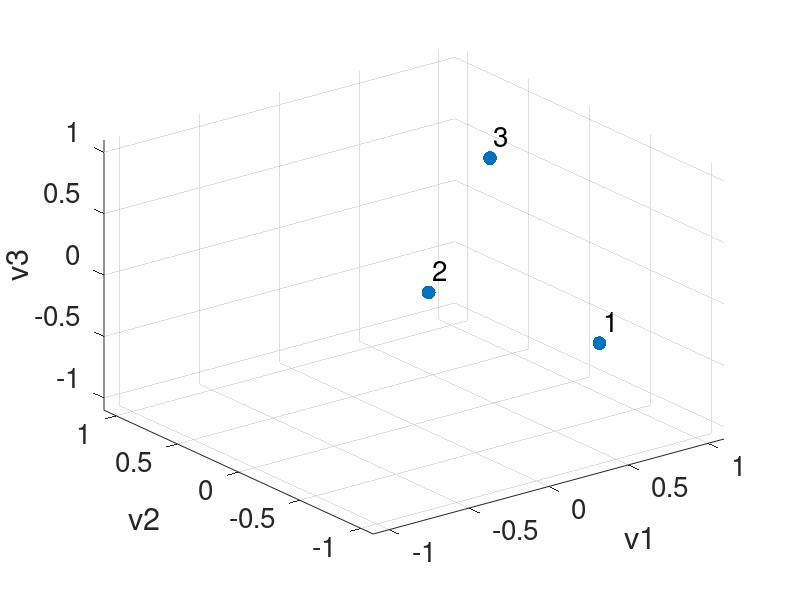
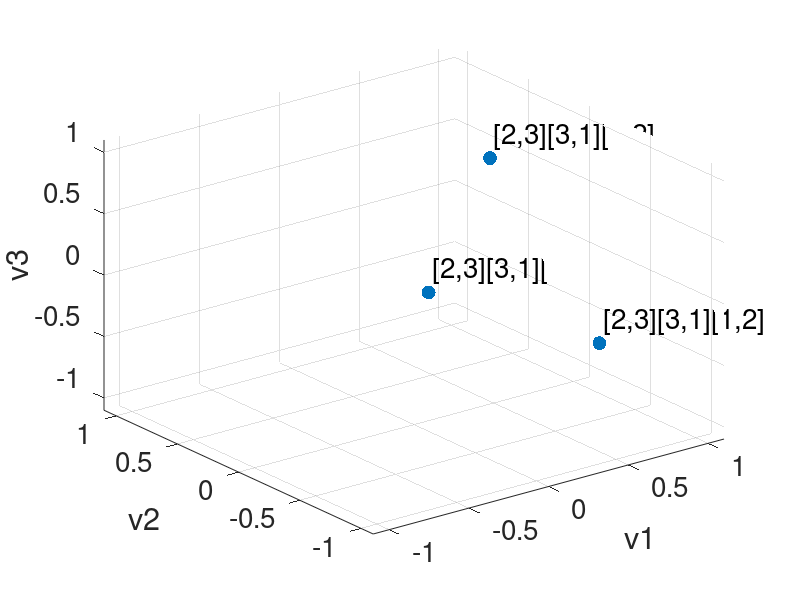
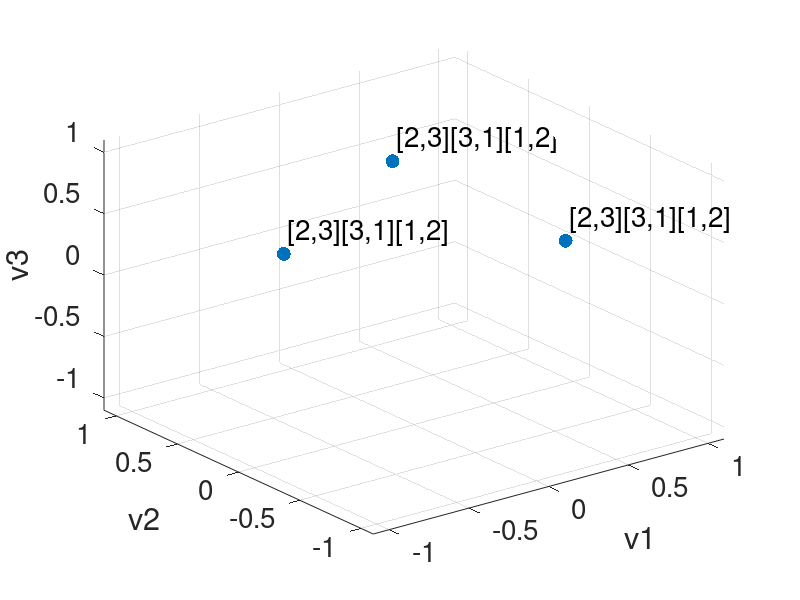
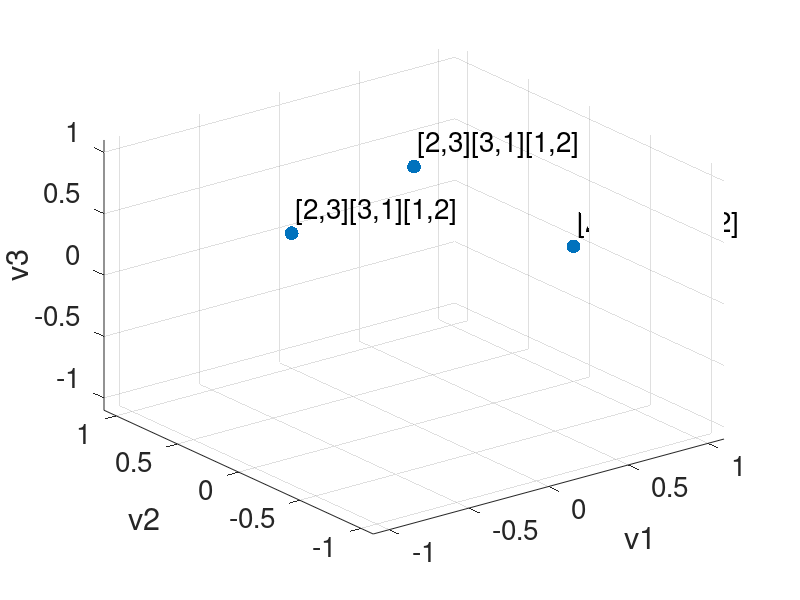

Write MATLAB code to recreate these figures, in order. (Note: this script raises an error after producing the figures.)
%%% 3 nodes, 3 edges, 1 triangle 
% create boundary operators
%%% B1
B1 = [0 1 -1; -1 0 1; 1 -1 0];

%%% B2
B2 = [1; 1; 1];

%% Undirected Version

% Hodge Laplacian
L0u = B1 * B1'; % 0-up Laplacian
L1d = B1' * B1; % 1-up Laplacian, n_edge*n_edge matrix
L1u = B2 * B2'; % 1-up Laplacian, n_edge*n_edge matrix
L2d = B2' * B2; % 2-down Laplacian, n_triangle*n_triangle matrix

% The undirected infered adjacency matrix
A0_up = diag(diag(L0u)) - L0u; % this is the same as the standard adjacency matrix for standard graph
D1_up = diag(diag(L1u));
A1_up = D1_up - L1u; % infered adjacency between edges

% solve the eigenvalues
% 0-up Laplacian
[V0u,D0u] = eig(L0u); % same as normal Laplacian, node 1,2,3 on the left, node 4 in the middle, node 5,6 on the right
scatter(V0u(:,2),V0u(:,3))
x = V0u(:,1); y = V0u(:,2); z = V0u(:,3); s = 100.* ones(size(x));
scatter3(x, y, z, s, 'filled')
set(gca,'XLim',[-1.1 1.1],'YLim',[-1.1 1.1],'ZLim',[-1.1 1.1])
name = [1 2 3]'; name = num2str(name); label = cellstr(name);
dx = 0.1; dy = 0.1; dz = 0.1;% displacement so the text does not overlay the data points
text(x+dx, y+dy, z+dz, label, 'FontSize', 20);
xlabel('v1');
ylabel('v2');
zlabel('v3');
set(gca,'fontsize',20);
plt.LineWidth = 2;
ax = gca;
exportgraphics(ax,'plots/triangle1_L0u.eps','Resolution',300) 

% 1-down Laplacian
[V1d,D1d] = eig(L1d); % find clusters of eddges by common nodes 
x = V1d(:,1); y = V1d(:,2); z = V1d(:,3); s = 100.* ones(size(x));
scatter3(x, y, z, s, 'filled')
set(gca,'XLim',[-1.1 1.1],'YLim',[-1.1 1.1],'ZLim',[-1.1 1.1])
label = ["[2,3]", "[3,1]" "[1,2]"];
dx = 0.1; dy = 0.1; dz = 0.1;% displacement so the text does not overlay the data points
text(x+dx, y+dy, z+dz, label, 'FontSize', 20);
xlabel('v1');
ylabel('v2');
zlabel('v3');
set(gca,'fontsize',20);
plt.LineWidth = 2;
ax = gca;
exportgraphics(ax,'plots/triangle1_L1d.eps','Resolution',300) 

% 1-up Laplacian
[V1u,D1u] = eig(L1u); % zero eigenvalues find connected components of edges through shared triangles
x = V1u(:,1); y = V1u(:,2); z = V1u(:,3); s = 100.* ones(size(x));
scatter3(x, y, z, s, 'filled')
set(gca,'XLim',[-1.1 1.1],'YLim',[-1.1 1.1],'ZLim',[-1.1 1.1])
label = ["[2,3]", "[3,1]" "[1,2]"];
dx = 0.1; dy = 0.1; dz = 0.1;% displacement so the text does not overlay the data points
text(x+dx, y+dy, z+dz, label, 'FontSize', 20);
xlabel('v1');
ylabel('v2');
zlabel('v3');
set(gca,'fontsize',20);
plt.LineWidth = 2;
ax = gca;
exportgraphics(ax,'plots/triangle1_L1u.eps','Resolution',300) 

% 1 Laplacian
[V1,D1] = eig(L1u+L1d); % zero eigenvalues find connected components of edges through shared triangles
x = V1(:,1); y = V1(:,2); z = V1(:,3); s = 100.* ones(size(x));
scatter3(x, y, z, s, 'filled')
set(gca,'XLim',[-1.1 1.1],'YLim',[-1.1 1.1],'ZLim',[-1.1 1.1])
label = ["[2,3]", "[3,1]" "[1,2]"];
dx = 0.1; dy = 0.1; dz = 0.1;% displacement so the text does not overlay the data points
text(x+dx, y+dy, z+dz, label, 'FontSize', 20);
xlabel('v1');
ylabel('v2');
zlabel('v3');
set(gca,'fontsize',20);
plt.LineWidth = 2;
ax = gca;
exportgraphics(ax,'plots/triangle1_L1.eps','Resolution',300) 



% 2-down Laplacian
[V2d,D2d] = eig(L2d); % find clusters of triangles by common edges 

%% Directed version {1,2,3}, {1,2}, {2,3}, {3,1}
g = 1/3;

%% First version in Ginestra's notes Section B2
%%% Directed adjacency matrix
A0 = [0 1 0; 0 0 1; 1 0 0]; % node-node
A1 = [0 1 0; 0 0 1; 1 0 0]; % edge-edge

Omega0 = 0.5*[0 1 1; 1 0 1; 1 1 0]; % node-node
Omega1 = 0.5*[0 1 1; 1 0 1; 1 1 0]; % edge-edge

%%% Phi - assume direction is the same as the alignment
Phi0 = 2*Omega0;
Phi1 = 2*Omega1;

%solve the eigenvalues
%[V_0,D_0, Phi_0] = maghodge(Omega0,g); % this should be the same as the Magnetic Laplacian
%phase = meigenmaps(A1,g);

% plot edges
[V_1, Lg] = maghodge(Omega1, A1, g); % edge
Psi = angle(V_1);
scatter(cos(Psi(:,1)),sin(Psi(:,1)), s, 'filled')
set(gca,'XLim',[-1.1 1.1],'YLim',[-1.1 1.1])
label = ["[2,3]", "[3,1]" "[1,2]"];
dx = 0.1; dy = 0.1;% displacement so the text does not overlay the data points
text(cos(Psi(:,1))+dx, sin(Psi(:,1))+dy, label, 'FontSize', 20);
set(gca,'fontsize',20);
plt.LineWidth = 2;
ax = gca;
exportgraphics(ax,'plots/triangle1_v1.eps','Resolution',300) 

% compare with the same definition but calculated with boundary operator
% manual calculation
%B1M = 0.5*sqrt(2)* [0, exp(-1i*pi*g), -exp(1i*pi*g); -exp(1i*pi*g), 0, exp(-1i*pi*g); exp(-1i*pi*g), -exp(1i*pi*g), 0];
%B2M = 0.5*sqrt(2)* [exp(-1i*pi*g); exp(-1i*pi*g); exp(-1i*pi*g)];

B1M = 0.5*sqrt(2).*B1.*exp(-1i*pi*g*B1);
B2M = 0.5*sqrt(2).*B2.*exp(-1i*pi*g*B2);


L0Mu = B1M*B1M';
angle(-L0Mu)/(pi*g)
L1Md = B1M' * B1M;
angle(-L1Md)/(pi*g)
L1Mu = B2M * B2M';
angle(-L1Mu)/(pi*g)

% 0-up Laplacian
[V,D] = eig(L0Mu); % zero eigenvalues find connected components of edges through shared triangles
Psi = angle(V);
scatter(cos(Psi(:,1)),sin(Psi(:,1)), s, 'filled')
set(gca,'XLim',[-1.1 1.1],'YLim',[-1.1 1.1])
name = [1 2 3]'; name = num2str(name); label = cellstr(name);
dx = 0.1; dy = 0.1;% displacement so the text does not overlay the data points
xlabel('cos(\theta)');
ylabel('sin(\theta)');
text(cos(Psi(:,1))+dx, sin(Psi(:,1))+dy, label, 'FontSize', 20);
set(gca,'fontsize',20);
plt.LineWidth = 2;
ax = gca;
exportgraphics(ax,'plots/triangle1_L0Mu.eps','Resolution',300) 

% 1-down Magnetic Laplacian
[V, D] = eig(L1Md); % zero eigenvalues find connected components of edges through shared triangles
Psi = angle(V);
scatter(cos(Psi(:,1)),sin(Psi(:,1)), s, 'filled')
set(gca,'XLim',[-1.1 1.1],'YLim',[-1.1 1.1])
label = ["[2,3]", "[3,1]" "[1,2]"];
xlabel('cos(\theta)');
ylabel('sin(\theta)');
dx = 0.1; dy = 0.1;% displacement so the text does not overlay the data points
text(cos(Psi(:,1))+dx, sin(Psi(:,1))+dy, label, 'FontSize', 20);
set(gca,'fontsize',20);
plt.LineWidth = 2;
ax = gca;
exportgraphics(ax,'plots/triangle1_L1Md.eps','Resolution',300) 

% 1-up Magnetic Laplacian
[V,D] = eig(L1Mu); % zero eigenvalues find connected components of edges through shared triangles
Psi = angle(V);
psi1 = Psi(:, 1)';
azi = Psi(:, 1)'; %azimuth for the spherical coordinates
ele = Psi(:, 2)'; % elevation for the sperical coordinates
[x,y,z] = sph2cart(azi,ele,1);
scatter3(x,y,z, s, 'filled')
xlabel('x');
ylabel('y');
zlabel('z');
set(gca,'XLim',[-1.1 1.1],'YLim',[-1.1 1.1],'ZLim',[-1.1 1.1])
label = ["[2,3]", "[3,1]" "[1,2]"];
dx = 0.1; dy = 0.1; dz = 0.1;% displacement so the text does not overlay the data points
text(x+dx, y+dy, z+dz, label, 'FontSize', 20);
set(gca,'fontsize',20);
plt.LineWidth = 2;
ax = gca;
exportgraphics(ax,'plots/triangle1_L1Mu.eps','Resolution',300) 

[V,D] = eig(L1Mu); % zero eigenvalues find connected components of edges through shared triangles
x = V(:,1); y = V(:,2); z = V(:,3); s = 100.* ones(size(x));
scatter3(x, y, z, s, 'filled')
set(gca,'XLim',[-1.1 1.1],'YLim',[-1.1 1.1],'ZLim',[-1.1 1.1])
name = [1 2 3]'; name = num2str(name); label = cellstr(name);
dx = 0.1; dy = 0.1; dz = 0.1;% displacement so the text does not overlay the data points
text(x+dx, y+dy, z+dz, label, 'FontSize', 20);
xlabel('v1');
ylabel('v2');
zlabel('v3');
set(gca,'fontsize',20);
plt.LineWidth = 2;
ax = gca;
exportgraphics(ax,'plots/triangle1_L1Mu.eps','Resolution',300) 



% 1 Laplacian
[V1M,D1M] = eig(L1Mu + L1Md); % zero eigenvalues find connected components of edges through shared triangles
Psi = angle(V1M);
scatter(cos(Psi(:,1)),sin(Psi(:,1)), s, 'filled')
set(gca,'XLim',[-1.1 1.1],'YLim',[-1.1 1.1])
label = ["[2,3]", "[3,1]" "[1,2]"];
xlabel('cos(\theta)');
ylabel('sin(\theta)');
dx = 0.1; dy = 0.1;% displacement so the text does not overlay the data points
text(cos(Psi(:,1))+dx, sin(Psi(:,1))+dy, label, 'FontSize', 20);
set(gca,'fontsize',20);
plt.LineWidth = 2;
ax = gca;
exportgraphics(ax,'plots/triangle1_L1M.eps','Resolution',300) 

%% Second version Ginestra's notes Section III
delta = 2*pi*g;
I2 = ones(2);
Im = exp(-delta*i)*I2;
Ip = exp(delta*i)*I2;
O = zeros(2,2);

T =[O Im Ip; Ip O Ip; Im Im O];
Lm1u = kron(D1_up, I2) - T .* kron(A1_up, I2); % matrix product is not Hermitian

% 1-up Laplacian
[Vm1u,Dm1u] = eig(Lm1u); % zero eigenvalues find connected components of edges through shared triangles
scatter(Vm1u(:,2),Vm1u(:,3))
Lm1u == Lm1u'
Psi = angle(Vm1u);
psi1 = Psi(:, 1)';
theta = psi1(1:2:end);
phi = psi1(2:2:end);
scatter(cos(theta),sin(theta));
scatter(cos(phi),sin(phi));
[x,y,z] = sph2cart(theta,phi,1);
scatter3(x,y,z)
set(gca,'XLim',[-1.1 1.1],'YLim',[-1.1 1.1],'ZLim',[-1.1 1.1])
label = ["[2,3]", "[3,1]" "[1,2]"];
dx = 0.1; dy = 0.1; dz = 0.1;% displacement so the text does not overlay the data points
text(x+dx, y+dy, z+dz, label);
set(gca,'fontsize',20);
plt.LineWidth = 2;
ax = gca;
exportgraphics(ax,'plots/triangle1_v2.eps','Resolution',300) 

%% Third version -- only consider direction of triangle, treat edges as undirected
%solve the eigenvalues
phase = meigenmaps(A1,g);
scatter(cos(phase),sin(phase))
set(gca,'XLim',[-1.1 1.1],'YLim',[-1.1 1.1])
label = ["[2,3]", "[3,1]" "[1,2]"];
dx = 0.1; dy = 0.1;% displacement so the text does not overlay the data points
text(cos(phase)+dx, sin(phase)+dy, label);
set(gca,'fontsize',20);
plt.LineWidth = 2;
ax = gca;
exportgraphics(ax,'plots/triangle1_v3.eps','Resolution',300) 


